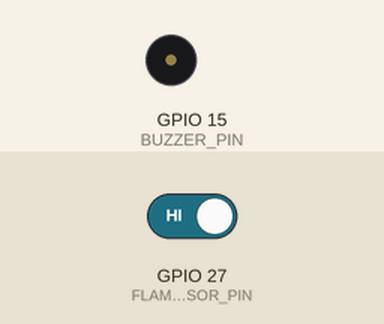
This sketch was run on a simulated ESP32. On the bench: buzzer (waves = sounding, pin HIGH). The inputs (shaded band) are chosen by the test bench; at power-on: GPIO 27 (FLAME_SENSOR_PIN) HIGH. What the sketch prints to the serial monitor is not drawn.

Above: at 1.8 s.
1.9 s: GPIO 27 (FLAME_SENSOR_PIN) driven LOW
At 2.6 s:
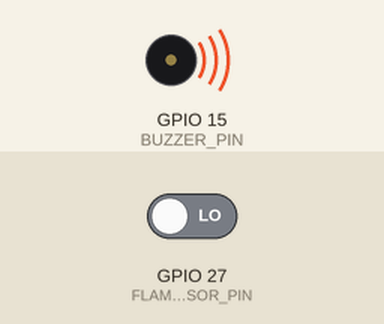
3.5 s: GPIO 27 (FLAME_SENSOR_PIN) driven HIGH
At 6.0 s:
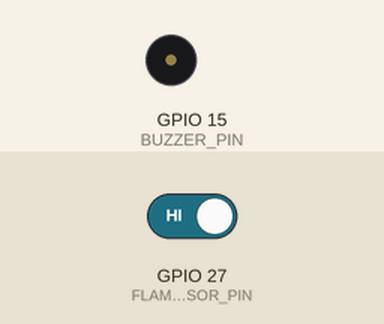
Timing chart, 0 to 7.5 s (numbered marks = the images above; inputs shaded):
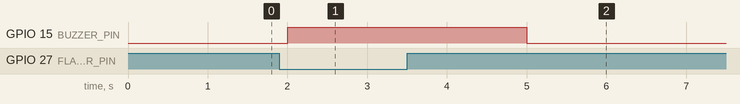

Measured:
- after the input at 1.9 s, GPIO 15 (BUZZER_PIN): LOW → HIGH after 0.10 s
- after the input at 3.5 s, GPIO 15 (BUZZER_PIN): goes on until 5.0 s, then stays LOW

The sketch:

Deteksi_Api.ino
```cpp
#define FLAME_SENSOR_PIN 27
#define BUZZER_PIN 15

void setup() {
  Serial.begin(115200);
  pinMode(FLAME_SENSOR_PIN, INPUT);
  pinMode(BUZZER_PIN, OUTPUT);
}

void loop() {
  int flameDetected = digitalRead(FLAME_SENSOR_PIN);
  Serial.println(flameDetected == LOW ? "🔥 API TERDETEKSI" : "✅ AMAN");

  if (flameDetected == LOW) {
    digitalWrite(BUZZER_PIN, HIGH);
    delay(3000);
    digitalWrite(BUZZER_PIN, LOW);
  } else {
    digitalWrite(BUZZER_PIN, LOW);
  }

  delay(500);
}
```
